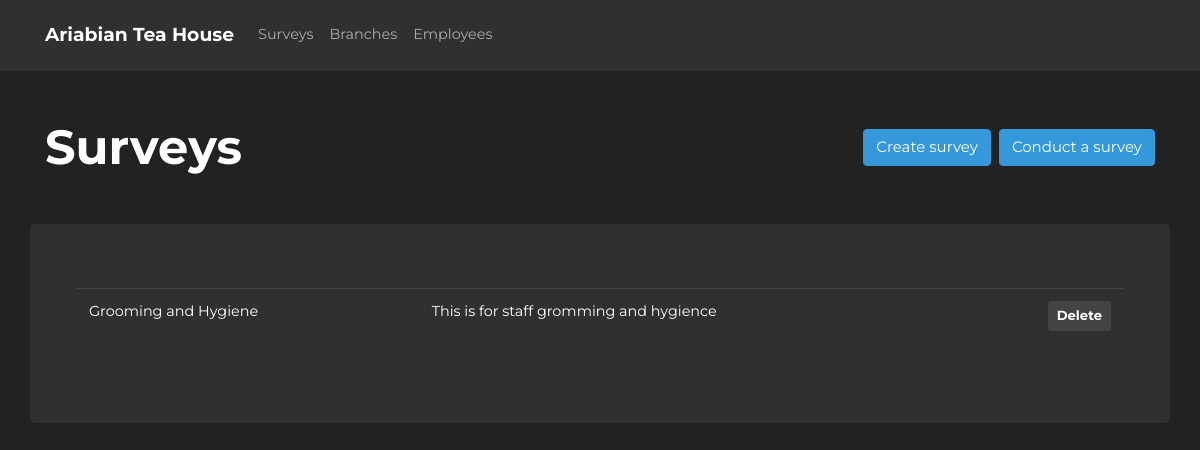
Screenshot of /surveys/ with the database file from the repository.
### athsurveyapp/models/models.py (models this page shows, shortened)
class Survey(db.Model):
    __tablename__ = "survey"
    id = db.Column(db.Integer, primary_key=True)
    name = db.Column(db.String(255), nullable=False)
    description = db.Column(db.String(64), nullable=False)
    date_created = db.Column(db.DateTime(timezone=True), server_default=func.now())
    last_updated = db.Column(db.DateTime(timezone=True), onupdate=func.now())
    question_types = db.relationship(
        "QuestionType", backref="survey", cascade="all, delete-orphan"
    )

### athsurveyapp/blueprints/survey/views.py (the view)
@survey_page.route("/", methods=["GET"])
def survey_index():
    surveys = Survey.query.all()
    return render_template("surveys.html", surveys=surveys)

### athsurveyapp/blueprints/survey/templates/surveys.html (shortened to what this page needs)
{% extends 'layouts/base.html' %} {% block title %}ATH - Survey{% endblock %}  {%
block body %}
<div class="container">
  <div class="row justify-content-center align-items-center">
    <div class="col-6">
      <h1 class="m-0 font-weight-bold">Surveys</h1>
    </div>
    <div class="col-6">
      <a href="#" class="btn btn-info float-right">Conduct a survey</a>
      <a
        href="{{url_for('survey_page.create_survey')}}"
        class="btn btn-info float-right mr-2"
        >Create survey</a
      >
    </div>
  </div>
  <div class="row mt-5 jumbotron">
    <div class="col-12">
      {% if surveys %}
      <table class="table table-hover">
        <tbody>
          {% for survey in surveys %}
          <tr
            class="clickable-row"
            data-href="{{ survey.id }}"
            data-surveyid="{{survey.id}}"
          >
            <td>{{ survey.name }}</td>
            <td>{{ survey.description }}</td>
            <td>
              <button
                class="
                  btn btn-secondary btn-sm
                  font-weight-bold
                  float-right
                  delete-survey-modal
                "
                data-toggle="modal"
                data-target="#deleteSurveyFormModal"
              >
                Delete
              </button>
            </td>
          </tr>
          {% endfor %}
        </tbody>
      </table>
      {%else%}
      <p class="font-weight-bold text-muted text-center m-0">No surveys</p>
      {% endif %}
    </div>
  </div>
</div>
{% endblock %}

### athsurveyapp/static/styles/main.css (style rules this page uses)
html { position: relative; min-height: 100%; }
body { font-family: "Montserrat", sans-serif; font-size: 0.9rem; }
.clickable-row { cursor: pointer; }

### rows the page displays
Survey: name "Grooming and Hygiene", description "This is for staff gromming and hygience"
